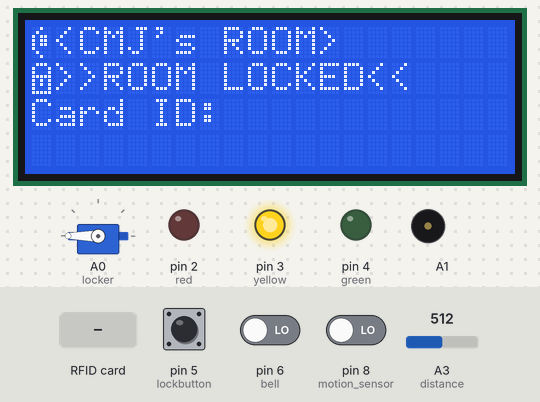
A sketch run on a simulated Arduino Uno, built with avr-gcc and run on an emulated ATmega328P. On the bench: servo, 20×4 character LCD, output pins drawn as LEDs (lit = HIGH), buzzer (waves = sounding). The test bench sets the inputs (shaded band); at power-on: pin 8 (motion_sensor) LOW, pin 5 (lockbutton) LOW, A3 (distance) = 512, pin 6 (bell) LOW. Pins used as bus, display or sensor lines are not drawn; what the sketch prints to the serial monitor is not drawn.

Above: at 1.3 s.
1.4 s: RFID card 5E 7A 19 C4 held to the reader
At 1.9 s:
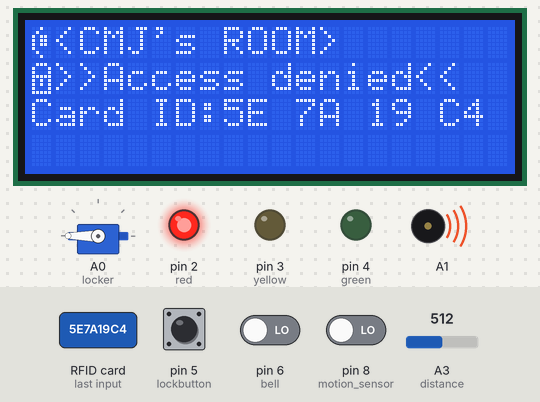
3.5 s: RFID card EA 59 61 02 held to the reader
At 5.6 s:
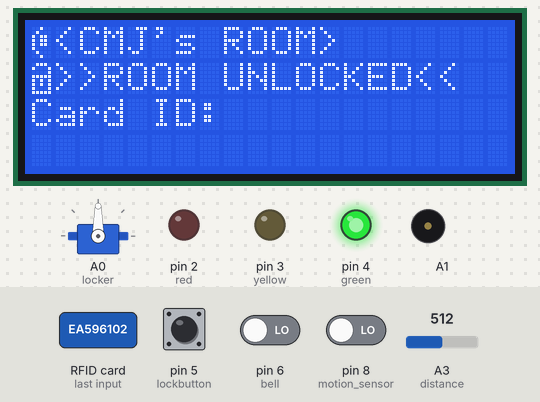
6.2 s: pin 8 (motion_sensor) driven HIGH
At 7.0 s:
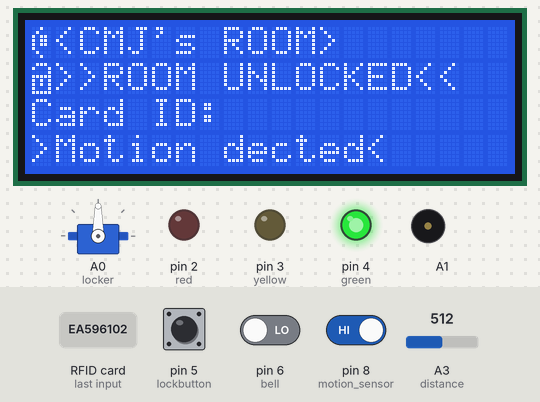
7.7 s: pin 5 (lockbutton) pulled HIGH for 0.15 s
At 9.1 s:
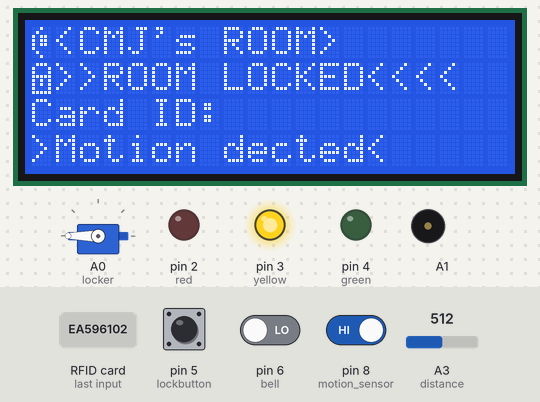
10.8 s: A3 (distance) set to 253
12.3 s: A3 (distance) set to 235
At 12.51 s:
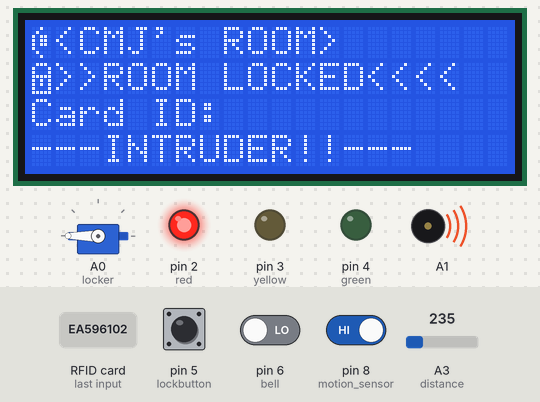
Timing chart, 0 to 15.3 s (numbered marks = the images above; inputs shaded):
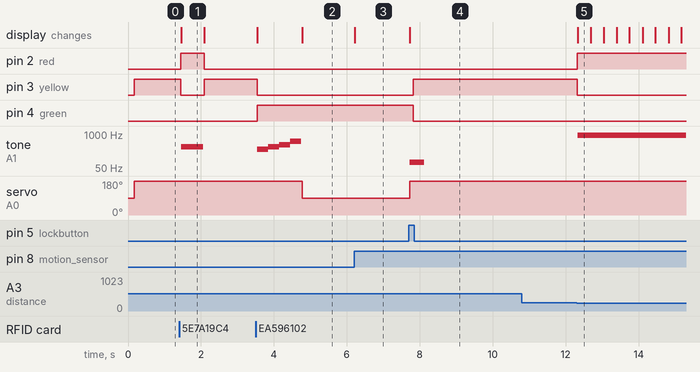

Measured:
- the behaviour switches between 243 and 242 on A3 (distance) (found by bisection; images 4 and 5)
- after the input at 1.4 s, pin 2 (red): LOW → HIGH after 0.05 s, → LOW 0.65 s later; pin 3 (yellow): HIGH → LOW after 0.05 s, → HIGH 0.65 s later; tone on A1: silent → 330 Hz after 0.06 s, → silent 0.60 s later; the display: changes after 0.06 s (image 1)
- after the input at 3.5 s, pin 3 (yellow): HIGH → LOW at once; pin 4 (green): LOW → HIGH at once; tone on A1: plays 262 Hz for 0.30 s, 330 Hz for 0.30 s, 392 Hz for 0.30 s, 523 Hz for 0.30 s, starting at once; servo on A0 (locker): 180° → 90° after 1.3 s; the display: first changes at once (image 2 shows a later state)
- after the input at 6.2 s, the display: changes at once (image 3)
- after the input at 7.7 s, pin 3 (yellow): LOW → HIGH after 0.12 s; pin 4 (green): HIGH → LOW after 0.12 s; tone on A1: silent → 82 Hz at once, → silent 0.40 s later; servo on A0 (locker): 90° → 180° at once; the display: changes at once (image 4)
- after the input at 10.8 s, every drawn part: stays the same
- after the input at 12.3 s, pin 2 (red): LOW → HIGH at once; pin 3 (yellow): HIGH → LOW at once; tone on A1: silent → 880 Hz at once; the display: changes at once (image 5)
- what the display in image 1 shows lasts 0.6 s, from 1.5 s to 2.1 s

The sketch:

door_lockerV1.ino
```cpp
#include <Servo.h>
#include <Wire.h>
#include <LiquidCrystal_I2C.h>
#include <SPI.h>
#include <MFRC522.h>

#define SS_PIN 10
#define RST_PIN 9
#define distance A3
MFRC522 mfrc522(SS_PIN, RST_PIN);   // Create MFRC522 instance.
LiquidCrystal_I2C lcd(0x3F, 20, 4);
Servo locker;

boolean roomopen = false;
boolean lcd_backlight = true;
boolean message = false;

int lockbutton = 5;
int bell = 6;
int motion_sensor = 8;
int red = 2;
int yellow = 3;
int green = 4;

unsigned long last_on = millis();
unsigned long last_message = millis();

byte semark[] = {
  B00100,
  B01000,
  B10110,
  B10110,
  B10110,
  B10000,
  B01000,
  B00100
};

byte lock[] = {
  B01110,
  B10001,
  B10001,
  B11111,
  B10101,
  B10101,
  B10001,
  B11111
};

byte _open[] = {
  B01110,
  B10001,
  B00001,
  B11111,
  B10101,
  B10101,
  B10001,
  B11111
};

void setup()
{

  pinMode(lockbutton, INPUT);
  pinMode(bell, INPUT);
  pinMode(motion_sensor, INPUT);
  pinMode(red, OUTPUT);
  pinMode(yellow, OUTPUT);
  pinMode(green, OUTPUT);

  locker.attach(A0);
  Serial.begin(9600);   // Initiate a serial communication
  SPI.begin();      // Initiate  SPI bus
  mfrc522.PCD_Init();   // Initiate MFRC522
  lcd.init();

  lcd.createChar(0, semark);
  lcd.createChar(1, lock);
  lcd.createChar(2, _open);
  lcd.backlight(); // backlight를 On 시킵니다.
  lcd.setCursor(0, 0);
  lcd.write(0);
  lcd.print("<CMJ's ROOM>");
  lcd.setCursor(0, 1);
  lcd.write(1);
  lcd.print(">>ROOM LOCKED<<");
  lcd.setCursor(0, 2);
  lcd.print("Card ID: ");

  locker.write(180);
}
void loop()
{
  //  if (((millis() - last_on) > 15000) && (lcd_backlight) || digitalRead(bell) == HIGH || digitalRead(lockbtuuon) == HIGH) {
  //    backlight_off();
  //  }
  led_set(0, 1, 0);

  backlight_checker();
  message_clear_check();
  check_distance();

  if (digitalRead(motion_sensor) == HIGH) {
    backlight_on();
    message_clear();
    lcd.setCursor(0, 3);
    lcd.print(">Motion dected<");
  }

  if (digitalRead(bell) == HIGH) {
    backlight_on();
    tone(A1, 208, 500);
    delay(501);
    noTone(A1);
    tone(A1, 165, 500);
    delay(501);
    noTone(A1);
  }


  // Look for new cards
  if ( ! mfrc522.PICC_IsNewCardPresent())
  {
    return;
  }
  // Select one of the cards
  if ( ! mfrc522.PICC_ReadCardSerial())
  {
    return;
  }
  //Show UID on serial monitor
  backlight_on();
  Serial.print("UID tag :");
  String content = "";
  byte letter;

  for (byte i = 0; i < mfrc522.uid.size; i++)
  {
    Serial.print(mfrc522.uid.uidByte[i] < 0x10 ? " 0" : " ");
    Serial.print(mfrc522.uid.uidByte[i], HEX);
    content.concat(String(mfrc522.uid.uidByte[i] < 0x10 ? " 0" : " "));
    content.concat(String(mfrc522.uid.uidByte[i], HEX));
  }

  Serial.println();
  Serial.print("Message : ");
  content.toUpperCase();

  message_clear();
  lcd.setCursor(8, 2);
  lcd.print(content.substring(1));
  last_message = millis();
  message = true;

  if (content.substring(1) == "EA 59 61 02") //change here the UID of the card/cards that you want to give access
  {
    led_set(0, 0, 1);
    Serial.println("Authorized access");
    Serial.println();
    play_entry();

    roomopen = true;
    lcd.setCursor(0, 1);
    lcd.write(2);
    lcd.print(">>ROOM UNLOCKED<<");
    locker.write(90);
    lcd.setCursor(8, 2);
    lcd.print("           ");


    while (true) {
      message_clear_check();
      int distance_now = get_distance();
      if (digitalRead(motion_sensor) == HIGH) {
        backlight_on();
        lcd.setCursor(0, 3);
        lcd.print(">Motion dected<");
      }


      if (digitalRead(bell) == HIGH) {
        backlight_on();
        tone(A1, 208, 500);
        delay(501);
        noTone(A1);
        tone(A1, 165, 500);
        delay(501);
        noTone(A1);
      }

      if ((digitalRead(lockbutton) == HIGH) && (distance_now < 10)) {
        roomopen = false;
        backlight_on();

        lcd.setCursor(0, 1);
        lcd.write(1);
        lcd.print(">>ROOM LOCKED<<");

        locker.write(180);

        tone(A1, 82, 100);
        delay(101); noTone(A1);
        tone(A1, 82, 300);

        break;
      } else if ((digitalRead(lockbutton) == HIGH) && (distance_now > 10)) {
        backlight_on();
        message_clear();
        lcd.setCursor(0, 3);
        lcd.print("Please shut the door");
        last_message = millis();
        message = true;
      }


      backlight_checker();
    }
  }

  else   {
    led_set(1, 0, 0);

    Serial.println(" Access denied");
    //    message = true;
    //    last_message = millis();
    lcd.setCursor(0, 1);
    lcd.write(1);
    lcd.print(">>Access denied<<")
    ;
    tone(A1, 330, 100);
    delay(101);
    tone(A1, 330, 500);
    delay(501);

    lcd.setCursor(0, 1);
    lcd.write(1);
    lcd.print(">>ROOM LOCKED<<");
    lcd.setCursor(8, 2);
    lcd.print("           ");

  }


}

void backlight_on() {
  lcd.backlight();
  last_on = millis();
  lcd_backlight = true;
  //  Serial.println("millis");
  //  Serial.println(millis());
  //  Serial.println("laston");
  //  Serial.println(last_on);
  //  Serial.println("backlight status");
  //  Serial.println(lcd_backlight);
  //  Serial.println("millis laston subtrack");
  //  Serial.println((millis() - last_on));
}

void backlight_off() {
  lcd.noBacklight();
  //  int last_on = millis();
  lcd_backlight = false;
  //  Serial.println("millis laston subtrack");
  //  Serial.println((millis() - last_on));
  //  Serial.println("backlgith status");
  //  Serial.println(lcd_backlight);
  //  Serial.println("laston");
  //  Serial.println(last_on);
  //  Serial.println("backlight status");
  //  Serial.println(lcd_backlight);
}

void play_entry() {
  tone(A1, 262, 300);
  delay(301); noTone(A1);
  tone(A1, 330, 300);
  delay(301); noTone(A1);
  tone(A1, 392, 300);
  delay(301); noTone(A1);
  tone(A1, 523, 400);
  delay(300); noTone(A1);

}

void backlight_checker() {
  if (((millis() - last_on) > 15000) && (lcd_backlight)) {
    backlight_off();
  }
}

void message_clear() {
  message = false;
  last_message = millis();
  lcd.setCursor(0, 3);
  lcd.print("                    ");

}

void message_clear_check() {
  if (message && (millis() - last_message > 3000)) {
    message = false;
    last_message = millis();
    message_clear();
    //        lcd.setCursor(0, 2);
    //    lcd.print("                  ");
  }
}

void led_set(int redled, int yellowled, int greenled) {
  digitalWrite(red, redled);
  digitalWrite(yellow, yellowled);
  digitalWrite(green, greenled);
}

int get_distance() {
  float volts = analogRead(distance) * 0.0048828125; // value from sensor * (5/1024)
  int distance = 13 * pow(volts, -1); // worked out from datasheet graph
  return distance;
}

void check_distance() {
  int distance_now = get_distance();
  if (!roomopen && (distance_now > 10)) {
    led_set(1, 0, 0);
    backlight_on();

    lcd.setCursor(0, 3);
    lcd.print("---INTRUDER!!---");

    while (true) {
      Serial.println("distance INTRUDER");
      tone(A1, 880, 1000);

      if ( ! mfrc522.PICC_IsNewCardPresent())
      {
        return;
      }
      // Select one of the cards
      if ( ! mfrc522.PICC_ReadCardSerial())
      {
        return;
      }
      //Show UID on serial monitor
      backlight_on();
      Serial.print("UID tag :");
      String content = "";
      byte letter;

      for (byte i = 0; i < mfrc522.uid.size; i++)
      {
        Serial.print(mfrc522.uid.uidByte[i] < 0x10 ? " 0" : " ");
        Serial.print(mfrc522.uid.uidByte[i], HEX);
        content.concat(String(mfrc522.uid.uidByte[i] < 0x10 ? " 0" : " "));
        content.concat(String(mfrc522.uid.uidByte[i], HEX));
      }

      Serial.println();
      Serial.print("Message : ");
      content.toUpperCase();

      lcd.setCursor(8, 2);
      lcd.print(content.substring(1));
      last_message = millis();
      message = true;

      if (content.substring(1) == "EA 59 61 02") //change here the UID of the card/cards that you want to give access
      {
        led_set(0, 0, 1);
        Serial.println("Authorized access");
        Serial.println();
        play_entry();

        roomopen = false;
        lcd.setCursor(0, 1);
        lcd.write(2);
        lcd.print(">>Retouch card<<");
        //        locker.write(90);
        lcd.setCursor(8, 2);
        lcd.print("           ");

        message_clear();
        lcd.setCursor(0, 3);
        lcd.print("Alarm disabled");
        last_message = millis();
        message = true;
        break;
      } else   {

        Serial.println(" Access denied");
        //    message = true;
        //    last_message = millis();
        lcd.setCursor(0, 1);
        lcd.write(1);
        lcd.print(">>Access denied<<")
        ;
        tone(A1, 330, 100);
        delay(101);
        tone(A1, 330, 500);
        delay(501);

        lcd.setCursor(0, 1);
        lcd.write(1);
        lcd.print(">>ROOM LOCKED<<");
        lcd.setCursor(8, 2);
        lcd.print("           ");

      }
    }
  }
}

//void new_card() {
//  if ( ! mfrc522.PICC_IsNewCardPresent())
//  {
//
//    return;
//  }
//  // Select one of the cards
//  if ( ! mfrc522.PICC_ReadCardSerial())
//  {
//    return;
//  }
//  //Show UID on serial monitor
//  backlight_on();
//  Serial.print("UID tag :");
//  String content = "";
//  byte letter;
//
//  for (byte i = 0; i < mfrc522.uid.size; i++)
//  {
//    Serial.print(mfrc522.uid.uidByte[i] < 0x10 ? " 0" : " ");
//    Serial.print(mfrc522.uid.uidByte[i], HEX);
//    content.concat(String(mfrc522.uid.uidByte[i] < 0x10 ? " 0" : " "));
//    content.concat(String(mfrc522.uid.uidByte[i], HEX));
//  }
//
//  Serial.println();
//  Serial.print("Message : ");
//  content.toUpperCase();
//
//  message_clear();
//  lcd.setCursor(8, 2);
//  lcd.print(content.substring(1));
//  last_message = millis();
//  message = true;
//
//  if (content.substring(1) == "EA 59 61 02") //change here the UID of the card/cards that you want to give access
//  {
//    led_set(0, 0, 1);
//    Serial.println("Authorized access");
//    Serial.println();
//    play_entry();
//
//    roomopen = true;
//    lcd.setCursor(0, 1);
//    lcd.write(2);
//    lcd.print(">>ROOM UNLOCKED<<");
//    locker.write(90);
//    lcd.setCursor(8, 2);
//    lcd.print("           ");
//  }
//
```
